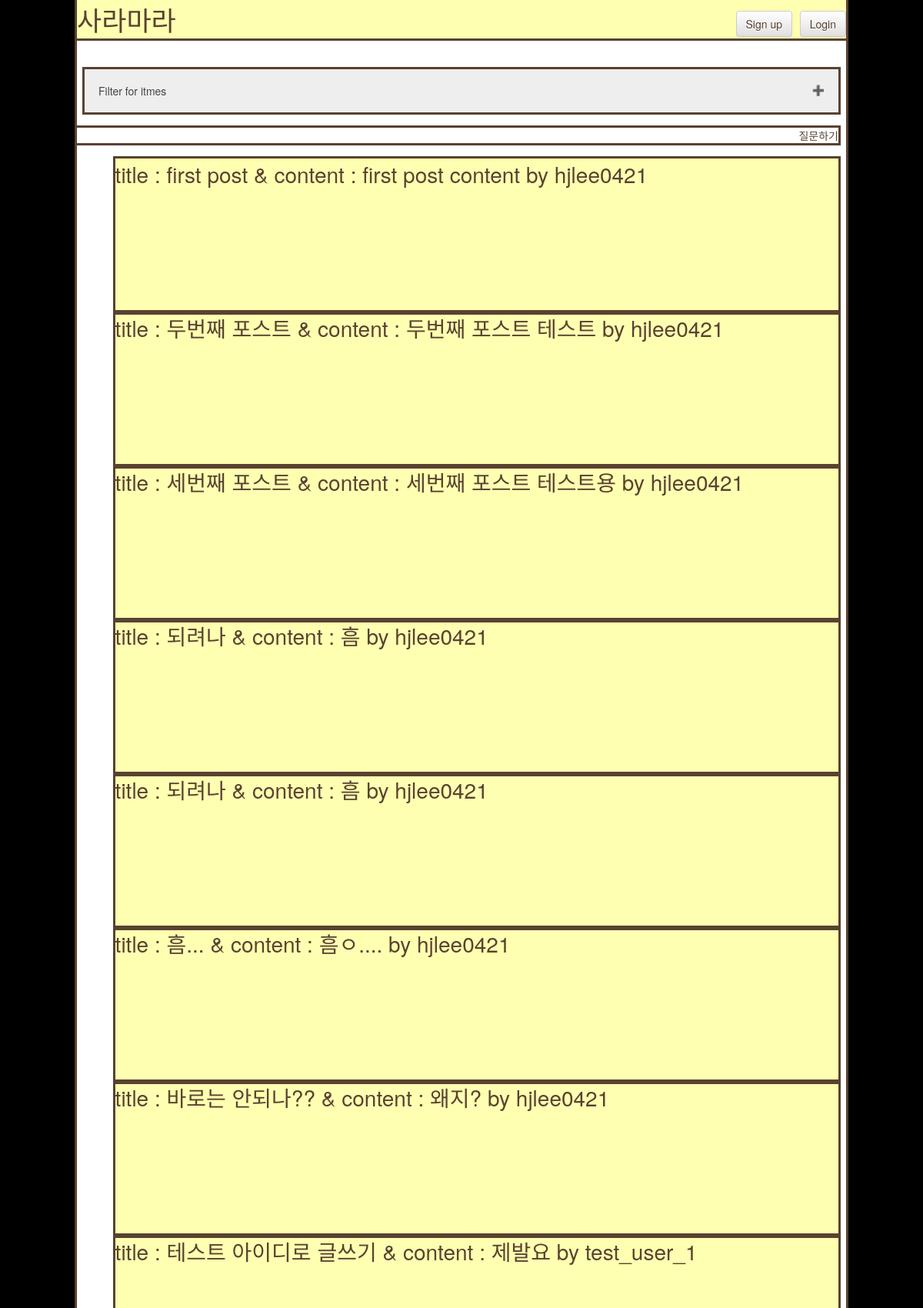
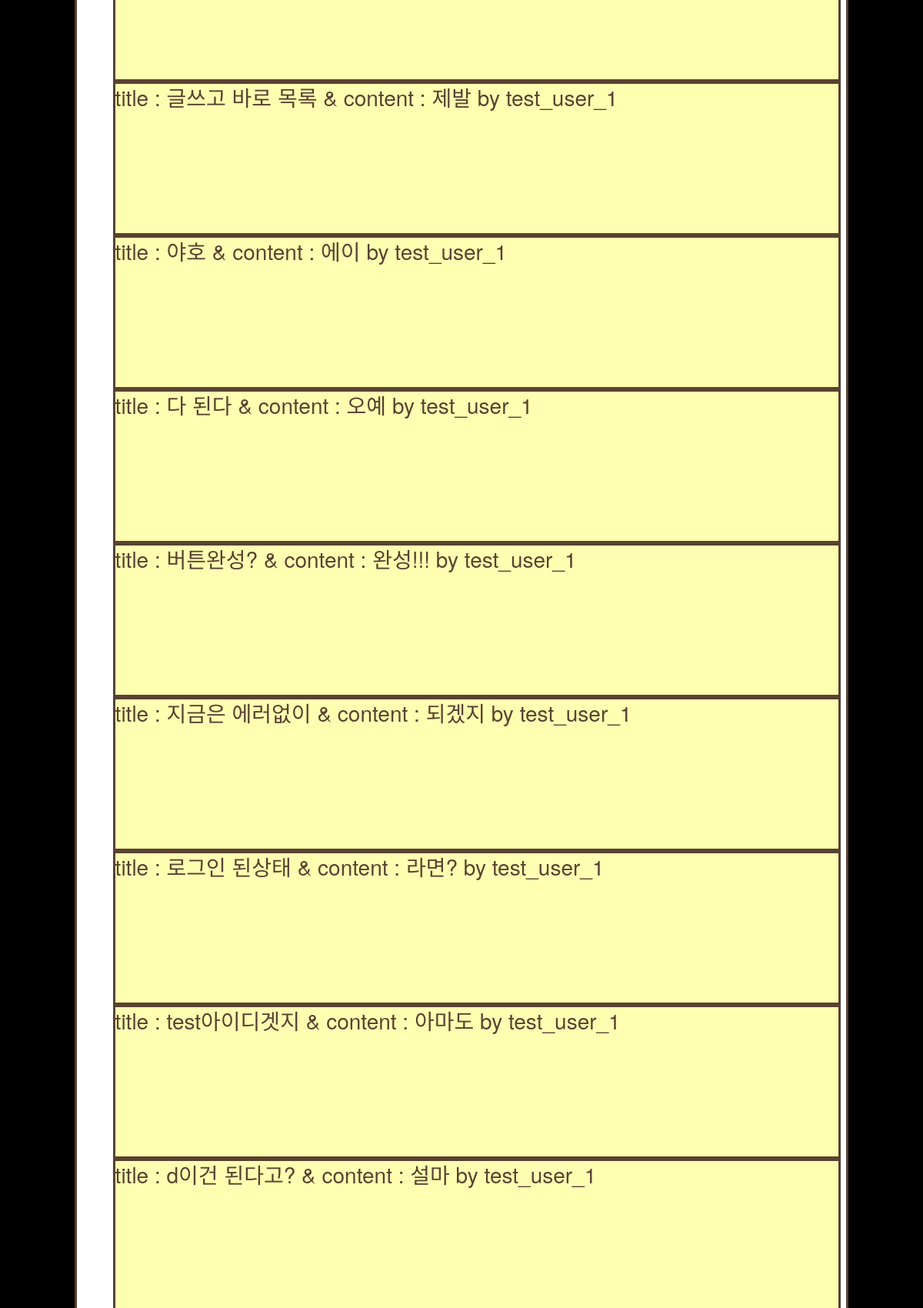
/posts/ (upper part), run on the app's committed database (2 pictures, top to bottom).
### posts/models.py (models this page shows, shortened)
class Post(models.Model):
    author = models.ForeignKey(
        settings.AUTH_USER_MODEL, on_delete=models.CASCADE)  # 추천!
    title = models.CharField(max_length=128)
    content = models.TextField()
    price = models.CharField(max_length=128, default='NA', null=True)
    brand = models.CharField(max_length=128, default='NA', null=True)
    link = models.CharField(max_length=128, default='NA', null=True)
    pup_date = models.DateTimeField(auto_now_add=True,
                                    verbose_name='date published')
    CATEGORY_CHOICES = (
        ('상의', '상의'),
        ('하의', '하의'),
        ('신발', '신발'),
        ('기타', '기타'),
    )
    category = models.CharField(
        max_length=128, choices=CATEGORY_CHOICES, default='상의', null=False)

### posts/views.py (the view)
# urls.py: path('', views.IndexView.as_view(), name='index'),
class IndexView(generic.ListView):
    template_name = 'posts/index.html'
    context_object_name = 'latest_post_list'
    def get_queryset(self):
        return Post.objects.all()

### posts/templates/posts/index.html (shortened to what this page needs)
{% extends 'posts/base.html' %} {% block content %}
<br />
<div class="items-sort">
  <button class="accordion">Filter for itmes</button>
</div>
<br />
<div class="ask-list">
  <a href="{% url 'posts:ask' %}">질문하기</a>
</div>
<br />
<div class="items-wrap">
  {% if latest_post_list %}
  <ul>
    {% for post in latest_post_list %}
    <a href="{% url 'posts:detail' post.id %}"
      ><div class="single-item">
        title : {{post.title}} & content : {{post.content}} by {{post.author}}
      </div>
    </a>
    {% endfor %}
  </ul>
  {% else %}
  <p>no posts are available</p>
  {% endif %}
</div>
{% endblock %}

### posts/static/posts/style.css (style rules this page uses)
body { display: block; margin: 1%; background-color: #000000; }
.items-sort { outline-style: solid; outline-color: #594231; width: 98%; margin: 0 auto; }
.accordion { background-color: #eee; color: #444; cursor: pointer; padding: 18px; width: 100%; height: auto; text-align: left; border: none; outline: none; transition: 0.4s; }
.accordion:after { content: "\02795"; font-size: 13px; color: #777; float: right; margin-left: 5px; }
.ask-list { outline-style: solid; outline-color: #594231; text-align: right; width: 99%; }
.items-wrap { margin: 0 auto; }
.single-item { outline-style: solid; outline-color: #594231; background-color: #ffffb1; height: 200px; width: 98%; max-width: 1000px; display: block; font-size: 2em; margin: 0 auto; }
a { color: #594231; text-decoration: none; }
a:link { color: #594231; text-decoration: none; }

### data on the page
Post: title "first post", content "first post content", author "hjlee0421"
Post: title "두번째 포스트", content "두번째 포스트 테스트", author "hjlee0421"
Post: title "세번째 포스트", content "세번째 포스트 테스트용", author "hjlee0421"
Post: title "되려나", content "흠", author "hjlee0421"
Post: title "되려나", content "흠", author "hjlee0421"
Post: title "흠...", content "흠ㅇ....", author "hjlee0421"
Post: title "바로는 안되나??", content "왜지?", author "hjlee0421"
Post: title "테스트 아이디로 글쓰기", content "제발요", author "test_user_1"
Post: title "글쓰고 바로 목록", content "제발", author "test_user_1"
Post: title "야호", content "에이", author "test_user_1"
Post: title "다 된다", content "오예", author "test_user_1"
Post: title "버튼완성?", content "완성!!!", author "test_user_1"
Post: title "지금은 에러없이", content "되겠지", author "test_user_1"
Post: title "로그인 된상태", content "라면?", author "test_user_1"
Post: title "test아이디겟지", content "아마도", author "test_user_1"
Post: title "d이건 된다고?", content "설마", author "test_user_1"
